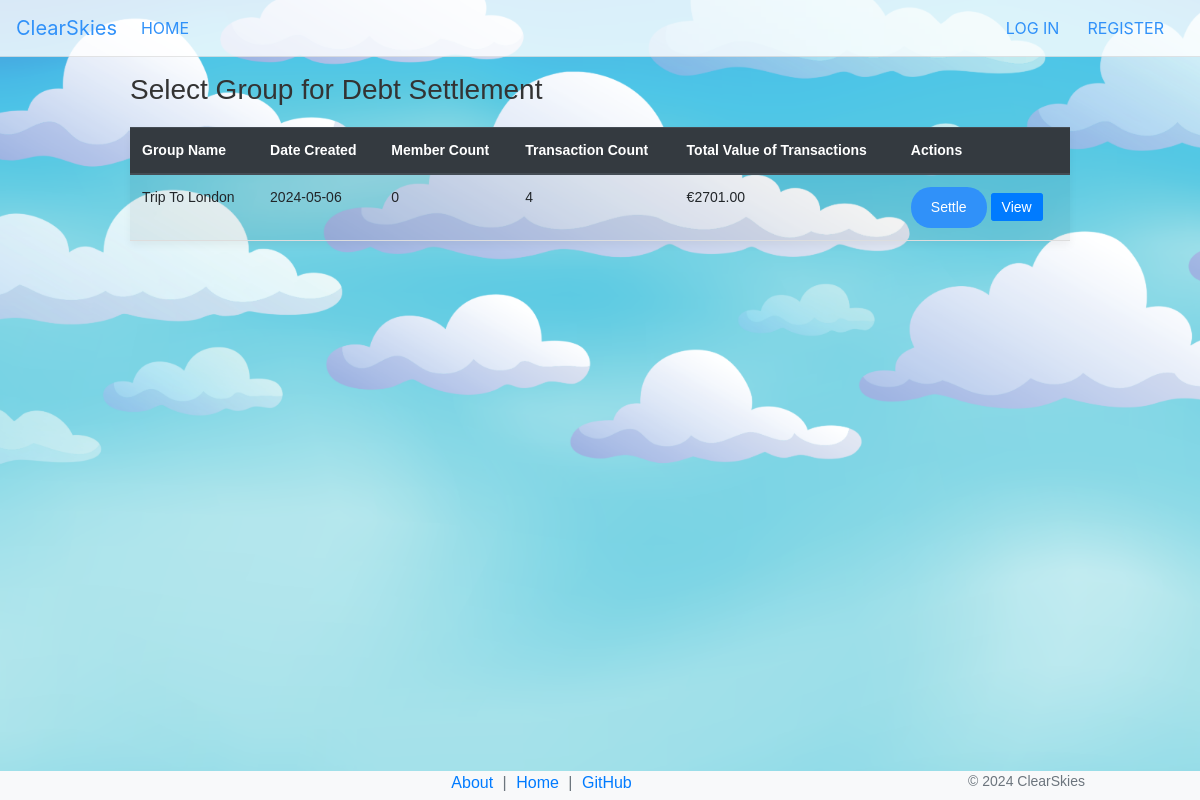
/settle_group_debts, run on the app's committed database.
### app/models/group.py (models this page shows)
class Group(db.Model):
    __tablename__ = 'groups'
    id = db.Column(db.Integer, primary_key=True)
    name = db.Column(db.String(100), nullable=False)
    created_at = db.Column(db.DateTime, default=datetime.utcnow)
    users = db.relationship('UserGroup', back_populates='group', lazy='dynamic')
    transactions = db.relationship('GroupTransaction', backref='group', lazy='dynamic')

### app/debts.py (the view, shortened to what this page needs)
    @app.route('/settle_group_debts', methods=['GET', 'POST'])
    def settle_group_debts():
        page = request.args.get('page', 1, type=int)
        per_page = 10
        payment_instructions = []
        selected_group = None
        member_count_subquery = db.session.query(
            UserGroup.group_id.label('group_id'),
            func.count('*').label('member_count')
        ).group_by(UserGroup.group_id).subquery()
        transaction_stats_subquery = db.session.query(
            GroupTransaction.group_id.label('group_id'),
            func.count('*').label('total_transactions'),
            func.sum(GroupTransaction.amount).label('total_amount')
        ).group_by(GroupTransaction.group_id).subquery()
        groups = db.session.query(
            Group.id,
            Group.name,
            Group.created_at,
            func.coalesce(member_count_subquery.c.member_count, 0).label('member_count'),
            func.coalesce(transaction_stats_subquery.c.total_transactions, 0).label('total_transactions'),
            func.coalesce(transaction_stats_subquery.c.total_amount, 0).label('total_amount')
        ).outerjoin(member_count_subquery, Group.id == member_count_subquery.c.group_id) \
            .outerjoin(transaction_stats_subquery, Group.id == transaction_stats_subquery.c.group_id) \
            .paginate(page=page, per_page=per_page, error_out=False)
        return render_template('settle_group_debts.html', groups=groups, selected_group=selected_group,
                               payment_instructions=payment_instructions, scrolled_to_instructions=True)

### app/templates/settle_group_debts.html (shortened to what this page needs)
{% extends 'layout.html' %}
{% block content %}
<div class="container mt-3">
    <h3>Select Group for Debt Settlement</h3>
    {% if groups.items %}
        <table class="table table-striped">
            <thead class="thead-dark">
                <tr>
                    <th>Group Name</th>
                    <th>Date Created</th>
                    <th>Member Count</th>
                    <th>Transaction Count</th>
                    <th>Total Value of Transactions</th>
                    <th>Actions</th>
                </tr>
            </thead>
            <tbody>
                {% for group in groups.items %}
                <tr>
                    <td>{{ group.name }}</td>
                    <td>{{ group.created_at.strftime('%Y-%m-%d') }}</td>
                    <td>{{ group.member_count }}</td>
                    <td>{{ group.total_transactions }}</td>
                    <td>€{{ "%.2f"|format(group.total_amount) }}</td>
                    <td>
                        <form action="{{ url_for('settle_group_debts', group_id=group.id) }}" method="post" style="display: inline;">
                            <button type="submit" class="btn btn-sm btn-success">Settle</button>
                        </form>
                        <a href="{{ url_for('view_group', group_id=group.id) }}" class="btn btn-sm btn-primary" style="display: inline;">View</a>
                    </td>
                </tr>
                {% endfor %}
            </tbody>
        </table>
    {% else %}
        <p>No groups available.</p>
    {% endif %}
</div>
{% endblock %}

### app/templates/layout.html (style rules this page uses)
html, body { height: 100%; margin: 0; padding: 0; }
body { background-image: url('/static/rest_layout.png'); background-size: cover; background-position: center; background-repeat: no-repeat; background-attachment: fixed; }
h1, h2, h3, h4, h5, h6 { color: #0b2337; }
button[type="submit"] { background-color: #3091f9; color: white; padding: 10px 20px; border: none; border-radius: 20px; cursor: pointer; }
.container { max-width: 1000px; margin: auto; padding-top: 0px; padding-bottom: 5px; }
.table { font-size: 14px; }

### app/templates/settle_group_debts.html (style rules this page uses)
.container { font-family: Arial, sans-serif; }
h3, h4 { color: #333; }
table { width: 100%; margin-top: 20px; border-collapse: collapse; box-shadow: 0 4px 8px rgba(0, 0, 0, 0.05); }
th, td { padding: 8px; text-align: left; border-bottom: 1px solid #ddd; }
th { background-color: #f8f8f8; }
.btn-success, .btn-primary { color: white; cursor: pointer; }
.btn-success { background-color: #28a745; border-color: #28a745; }
.btn-primary { background-color: #007bff; border-color: #007bff; }
.btn-sm { padding: 5px 10px; font-size: 0.875rem; }

### data on the page
Group: name "Trip To London", created_at "2024-05-06", member_count "0", total_transactions "4", total_amount "2701.00"
